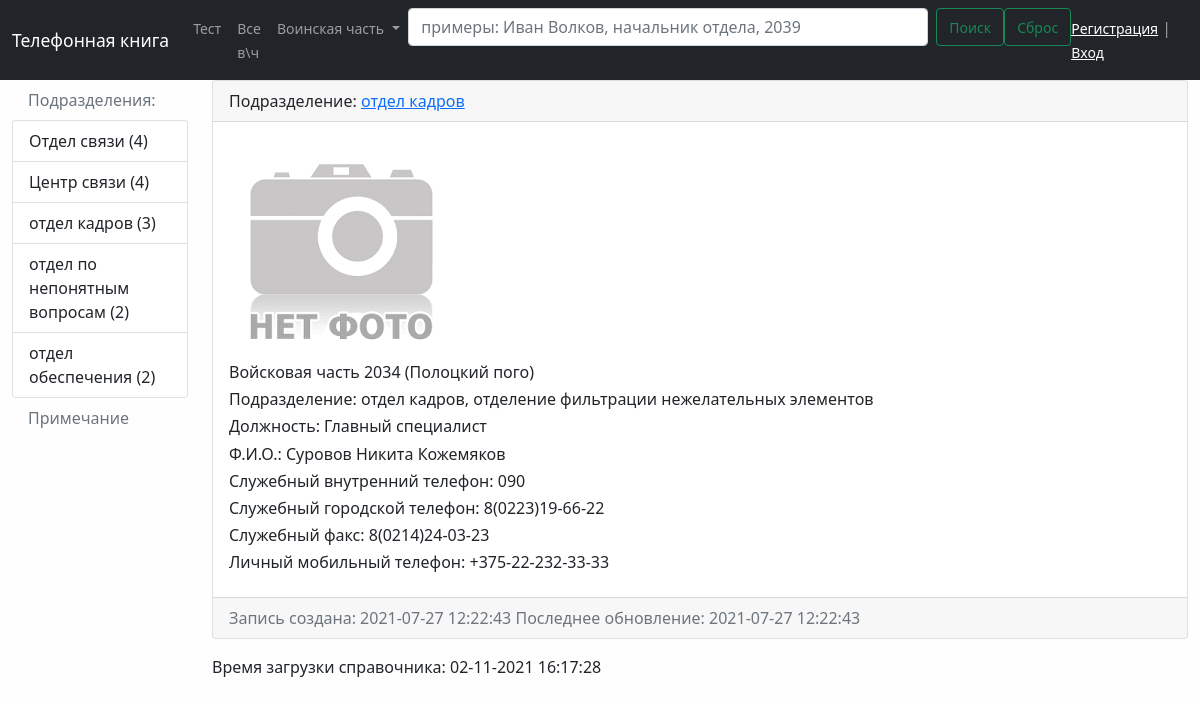
Before: /phonebook/user/19/ with the older database file.
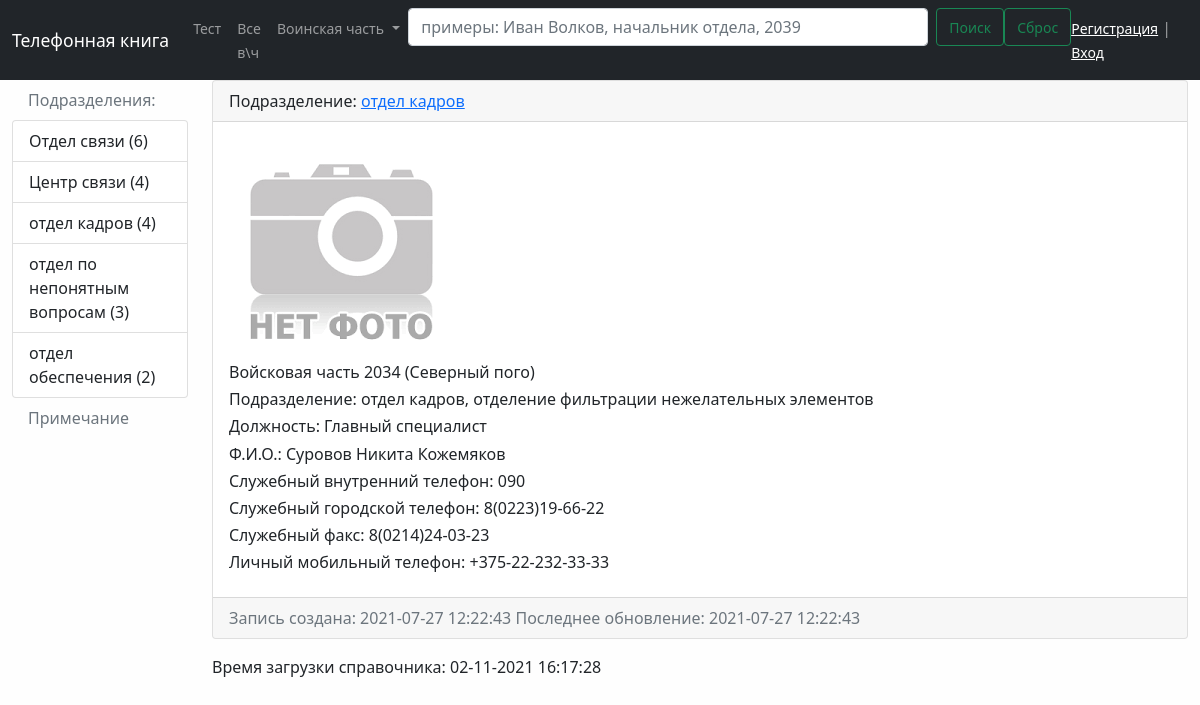
After: the same page with the newer database file.
### phonebook/models.py (models this page shows, shortened)
class Division(models.Model):  # создаем специфичиский класс к полю отношений "подразделение"
    objects = None
    title = models.CharField(max_length=150, db_index=True, verbose_name='Наименование подразделения')
    def get_absolute_url(self):  # метод обработки абсолютных адресов (автоматического построения ссылки)
        return reverse_lazy('division', kwargs={"div_id": self.pk})
    def __str__(self):#  создадим функцию для вывода объектов (строк базы данных) не по номеру объекта (ID),
        return self.title
    class Meta:  # задаем параметры админки
        verbose_name = 'Подразделение'  # отображаемое значение в шапке админки
        verbose_name_plural = 'Подразделения'  # значение в множественном числе
        ordering = ['id']   # указываем по какому полю идет сортировка

class Phonenumber(models.Model):
    objects = None
    subdivision = models.CharField(max_length=150, verbose_name='подотдел', blank=True)  # поле "подотдел", максимальная длинна 150 символов
    position = models.CharField(max_length=150, verbose_name='должность')  # поле "должность", максимальная длинна 150 символов
    surname = models.CharField(max_length=50, verbose_name="фамилия")  # поле "фамилия", максимальная длинна 50 символов
    name = models.CharField(max_length=20, verbose_name="имя")  # поле "имя", максимальная длинна 20 символов
    second_name = models.CharField(max_length=20, verbose_name="отчество")  # поле "отчество", максимальная длинна 20 символов
    oficial_telephone = models.CharField(max_length=20, verbose_name="служебный телефон")  # поле "служебный телефон"
    landline_telephone = models.CharField(max_length=20, verbose_name="городской телефон", blank=True)  # поле "городской телефон"
    service_fax = models.CharField(max_length=20, verbose_name="служебный факс", blank=True)  # поле "служебный факс"
    mobile_telephone = models.CharField(max_length=20, verbose_name="мобильный телефон", blank=True)  # поле "мобильный телефон"
    create_at = models.DateTimeField(auto_now_add=True, verbose_name='дата и время создания')  # дата и время создания
    update_at = models.DateTimeField(auto_now=True, verbose_name='дата и время обновления')  # дата и время обновления
    photo = models.ImageField(upload_to='photos/%Y/%m/%d/', verbose_name='фото', blank=True)  # upload_to='photos/' - место хранения фото
    is_published = models.BooleanField(default=True, verbose_name="опубликовано")  # публикация, по умолчанию - истина
    note = models.TextField(blank=True, verbose_name="примечание")  # поле "примечание"
    service_email = models.CharField(max_length=150, verbose_name='почта', blank=True)  # поле с указание служебной почты
    division = models.ForeignKey('Division', on_delete=models.PROTECT, null=True, verbose_name='Подразделение')
    military_unit = models.ForeignKey('MilitaryUnit', on_delete=models.PROTECT, null=True, verbose_name='Войсковая часть')
    class Meta:  # задаем параметры админки
        verbose_name = 'Запись'  # отображаемое значение в шапке админки
        verbose_name_plural = 'Записи'  # значение в множественном числе
        ordering = ['-create_at']  # сортировка выводимых значений в обратной последовательности даты создания

class MilitaryUnit(models.Model):  # создаем специфичиский класс к полю отношений "воински части"
    objects = None
    title = models.CharField(max_length=7, db_index=True, verbose_name='№ в\ч')
    name_unity = models.CharField(max_length=150, db_index=True, null=True, verbose_name='Наименование в\ч')
    def get_absolute_url(self):  # метод обработки абсолютных адресов (автоматического построения ссылки)
        return reverse_lazy('mil_unit', kwargs={"mil_id": self.pk})
    def __str__(self):#  создадим функцию для вывода объектов (строк базы данных) не по номеру объекта (ID),
        return self.title
    class Meta:  # задаем параметры админки
        verbose_name = 'Войсковая часть'  # отображаемое значение в шапке админки
        verbose_name_plural = 'Воинские части'  # значение в множественном числе
        ordering = ['id']   # указываем по какому полю идет сортировка

### phonebook/views.py (the view)
# urls.py: path('user/<int:pk>/', ViewPhones.as_view(), name='user_data'),  # страница user_data через класс ViewPhones (views)
class ViewPhones(DetailView):
    model = Phonenumber
    context_object_name = 'phone_item'
    template_name = 'phonebook/user_data.html'

### phonebook/templatetags/phonebook_tags.py (called while the page is built)
@register.simple_tag()  # указываем простой декоратор взятия списка всех воинских частей (simple_tag) и присваеваем ему имя
def get_units():   # задаем пользовательский тег
    return MilitaryUnit.objects.annotate(cnt=Count('phonenumber')).filter(cnt__gt=0)  # отображает только в\ч в которых есть записи

@register.inclusion_tag('phonebook/list_divisions.html')  # указываем встроенный декоратор для списка подразделений в левом навбаре
def show_divisions():  # задаем пользовательский тег отобразить подразделения, передаем произвольный аргумент mil_id=2
    divisions = Division.objects.annotate(cnt=Count('phonenumber', filter=F('phonenumber__is_published'))).filter(
        cnt__gt=1)
    return {"divisions": divisions, }

### phonebook/templates/phonebook/user_data.html (shortened to what this page needs)
{% extends 'base.html' %}
{% load static %}
{% block sidebar %}
{% include 'inc/_sidebar.html' %}
{% endblock %}
{% block content %}
<div id="dp-tab-18" class=" tab-pane active">
    <div class="card mb-3">
    <div class="card-header">
        Подразделение: <a href="{{ phone_item.division.get_absolute_url }}">{{ phone_item.division }}</a>
    </div>
    <div class="card-body">
        {% if phone_item.photo %}
        <img src="{{ phone_item.photo.url }}" alt="" width="150" class="float-left mr-3">
        {% else %}
        <img src="{% static 'test_list/noimage.png' %} ">
        {% endif %}
        <h6 class="card-title">Войсковая часть {{ phone_item.military_unit }} ({{ phone_item.military_unit.name_unity }})</h6>
        <h6 class="card-title">Подразделение: {{ phone_item.division }},  {{phone_item.subdivision}}</h6>
        <h6 class="card-title">Должность: {{ phone_item.position }} </h6>
        <h6 class="card-title">Ф.И.О.: {{ phone_item.surname }} {{ phone_item.name }} {{ phone_item.second_name }}</h6>
        <h6 class="card-title">Служебный внутренний телефон: {{ phone_item.oficial_telephone }}</h6>
        <h6 class="card-title">Служебный городской телефон: {{ phone_item.landline_telephone }}</h6>
        <h6 class="card-title">Служебный факс: {{ phone_item.service_fax }}</h6>
        <h6 class="card-title">Личный мобильный телефон: {{ phone_item.mobile_telephone }}</h6>
    </div>
    <div class="card-footer text-muted">
        Запись создана: {{ phone_item.create_at|date:"Y-m-d H:i:s" }}
        Последнее обновление: {{ phone_item.update_at|date:"Y-m-d H:i:s" }}
    </div>
</div>
</div>
{% endblock %}

### templates/base.html (shortened to what this page needs)
<!doctype html>
{% load static %}
<html lang="ru-RU">
<head>
    <link href="{% static 'bootstrap/css/bootstrap.min.css' %}" rel="stylesheet">
    <link href="{% static 'css/style.css' %}" rel="stylesheet">
</head>
<body>
{% include 'inc/_nav.html' %}
<div id="main-container" class="container-fluid">
    <div class="row">
        <div id="phonebook" class="tabbable  col-md-12">
            <div class="row">
                <div class="col-md-2 col-sm-2 col-lg-2 tabs-left">
                    {% block sidebar %}SIDEBAR{% endblock %}
                </div>
                <div class="tab-content col-md-10 col-sm-10 col-lg-10">
                    {% block content %}CONTENT{% endblock %}
                </div>
            </div>
        </div>
    </div>
</div>
<div id="main-container" class="container-fluid">
       <div class="row">
        <div id="phonebook" class="tabbable  col-md-12">
            <div class="row">
                <div class="col-md-2 col-sm-2 col-lg-2 tabs-left">
                </div>
                <div class="tab-content col-md-10 col-sm-10 col-lg-10">
                    Время загрузки справочника: {% now "d-m-Y H:i:s" %}
                </div>
            </div>
        </div>
    </div>
</div>
</body>
</html>

### templates/inc/_nav.html (shortened to what this page needs)
{% load phonebook_tags %}
<nav class="navbar navbar-expand-lg navbar-dark bg-dark">
    <div class="container-fluid">
        <a class="navbar-brand" href="{% url 'home' %}"> <small> Телефонная книга </small></a>
            <div class="collapse navbar-collapse" id="navbarSupportedContent">
                <ul class="navbar-nav me-auto mb-2 mb-lg-0">
                    <li class="nav-item">
                        <a class="nav-link" href="{% url 'test_list' %}"><small>Тест</small></a>
                    </li>
                    <li class="nav-item">
                        <a class="nav-link" href="{% url 'mils' %}"><small>Все в\ч</small></a>
                    </li>
                    <li class="nav-item dropdown">
                        <a class="nav-link dropdown-toggle" href="#" id="navbarDropdown" role="button" data-bs-toggle="dropdown" aria-expanded="false">
                            <small>Воинская часть</small>
                        </a>
                    </li>
                    <li>
                        <form class="d-flex">
                        <input class="form-control me-2"  type="search" placeholder="примеры: Иван Волков, начальник отдела, 2039" aria-label="Search" style="width: 520px; background-color: rgba(255,255,255, 1)">
                        <button class="btn btn-outline-success" type="search"><small>Поиск</small></button>
                        <button class="btn btn-outline-success" type="reset"><small>Сброс</small></button>
                    </li>
                </ul>
                    <span class="navbar-text">
                        {% if request.user.is_authenticated %}
                        <small> Добро пожаловать, {{ user.username }}</small> | <a href="{% url 'logout' %}"><small>Выход</small></a>
                        {% else %}
                        <a href="{% url 'register' %}"><small>Регистрация</small></a> | <a href="{% url 'login' %}"><small>Вход</small></a>
                        {% endif %}
                    </span>
            </div>
        </div>
</nav>

### templates/inc/_sidebar.html (shortened to what this page needs)
{% load phonebook_tags %}
<nav class="nav flex-column">
  <a class="nav-link disabled" href="#" tabindex="-1" aria-disabled="true">Подразделения:</a>
  {% show_divisions %}
  <a class="nav-link disabled" href="#" tabindex="-1" aria-disabled="true">Примечание</a>
</nav>

### phonebook/templates/phonebook/list_divisions.html (shortened to what this page needs)
<div class="list-group">
{% for di in divisions %}
  <a href="{{ di.get_absolute_url }}" class="list-group-item list-group-item-action" name="orderby" >
    {{ di.title }}     ({{ di.cnt }})
  </a>
{% endfor %}
</div>

### phonebook/static/css/style.css (style rules this page uses)
body { background-color: #fefefe; }

Changed rows visible on the page:
computed for Division "Отдел связи": cnt "4" → "6"
computed for Division "отдел кадров": cnt "3" → "4"
computed for Division "отдел по непонятным вопросам": cnt "2" → "3"
changed through a linked row, Phonenumber "отделение фильтрации нежелательных элементов": military_unit.name_unity "Полоцкий пого" → "Северный пого"
